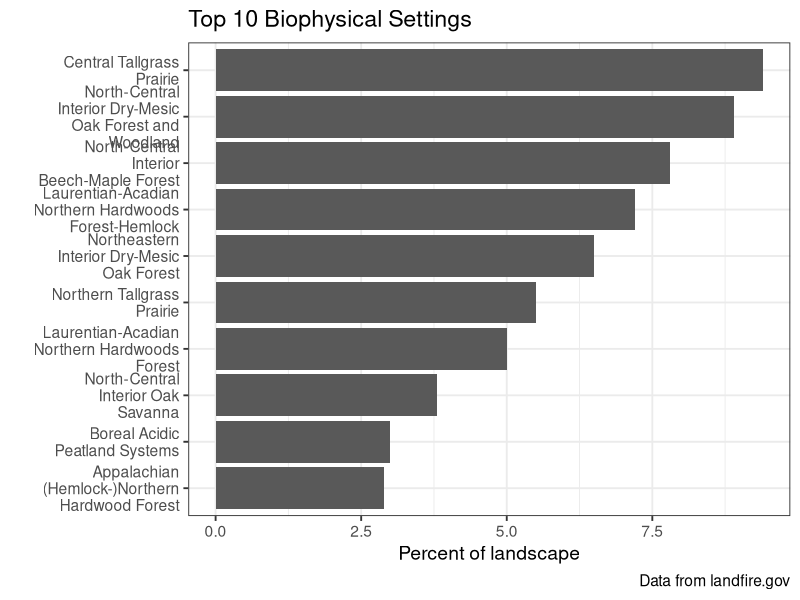
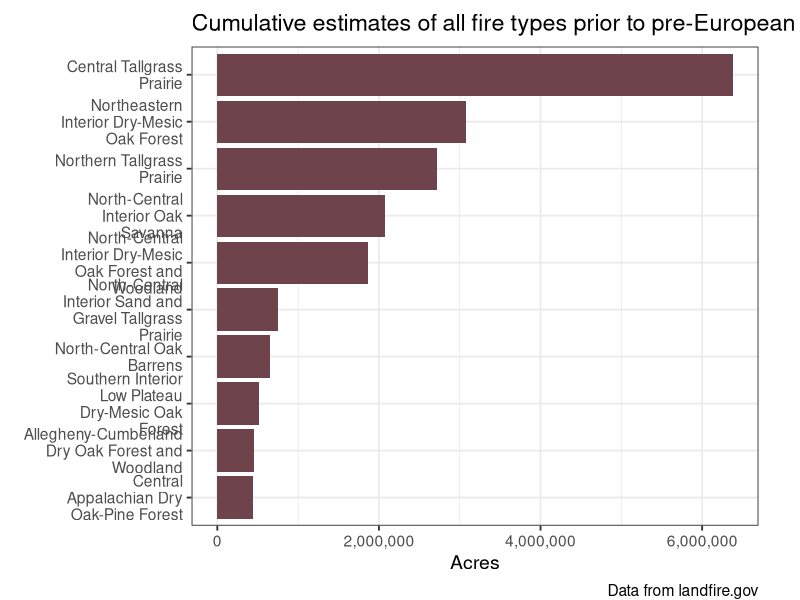
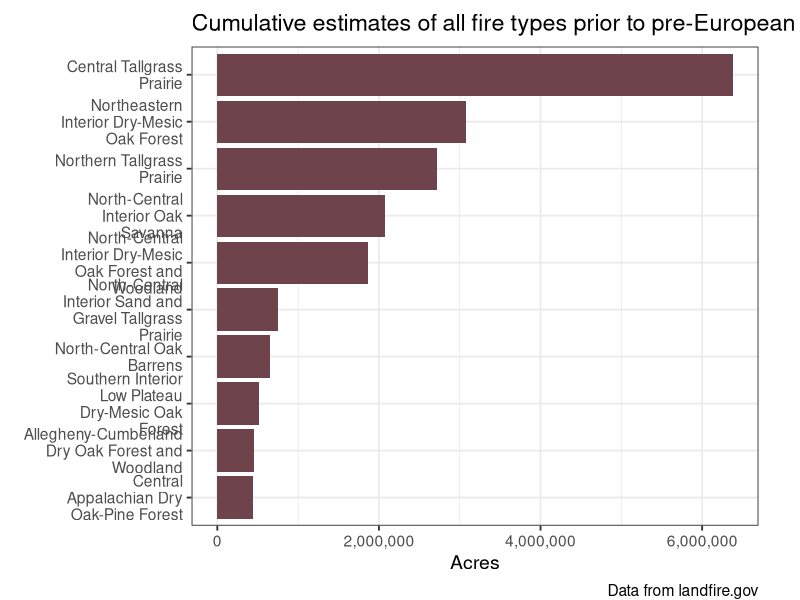

Reproduce these figures in R, in order.
## ---- chunk 1
library(tidyverse)
library(scales)
library(stringr)

bps_data <- read.csv("data/bps_atts_r.csv")

bpsname <- bps_data %>%
  group_by(BPS_NAME) %>%
  summarize(ACRES = sum(ACRES),
            REL_PERCENT = sum(REL_PERCENT)) %>%
  arrange(desc(REL_PERCENT)) %>%
  subset(BPS_NAME != "Open Water" & BPS_NAME != "Barren-Rock/Sand/Clay") %>%
  distinct(BPS_NAME, .keep_all = TRUE) %>%
  top_n(n = 10, wt = REL_PERCENT) 

# plot
bpsChart <- 
  ggplot(data = bpsname, aes(x = BPS_NAME, y = REL_PERCENT)) +
  geom_bar(stat = "identity") +
  labs(
    title = "Top 10 Biophysical Settings",
    caption = "Data from landfire.gov",
    x = "",
    y = "Percent of landscape") +
  scale_x_discrete(limits = rev(bpsname$BPS_NAME),
                   labels = function(x) str_wrap(x, width = 18)) +
  coord_flip() +
  theme_bw(base_size = 14)


bpsChart
## ---- chunk 2
# read bps attribute table .csv and summarize
annualFire <- bps_data %>%
  mutate(annual_fire_acres = ((1/FRI_ALLFIR)*ACRES)) %>%
  filter(BPS_NAME != 'Open Water') %>%
  group_by(BPS_NAME) %>%
  summarize(acres = sum(annual_fire_acres)) %>%
  arrange(desc(acres)) %>%
  top_n(n = 10, wt = acres)

# plot
fireChart <- 
  ggplot(data = annualFire, aes(x = BPS_NAME, y = acres)) +
  geom_bar(stat = "identity", fill = "#6e434c") +
  labs(
    title = "Cumulative estimates of all fire types prior to pre-European colonization",
    caption = "Data from landfire.gov",
    x = "",
    y = "Acres") +
  scale_x_discrete(limits = rev(annualFire$BPS_NAME),
                   labels = function(x) str_wrap(x, width = 18)) +
  scale_y_continuous(name = 'Acres', labels = comma) +
  coord_flip() +
  theme_bw(base_size = 14) +
  theme(plot.margin = margin(10, 30, 0, 0))

fireChart

# if the plot looks good, save it
ggsave("./OUTPUTS/fireChart.png", width = 12, height = 5)
## ---- chunk 3

# clean data
clean_bps_data <- bps_data[-c(1,17:22, 12:15, 1:4)] 
  
library(kableExtra)

kable(clean_bps_data,
      format.args = list(big.mark = ",")) %>%
  kable_styling(
    font_size = 10,
    bootstrap_options = c("striped", "hover", "condensed")
  ) 
